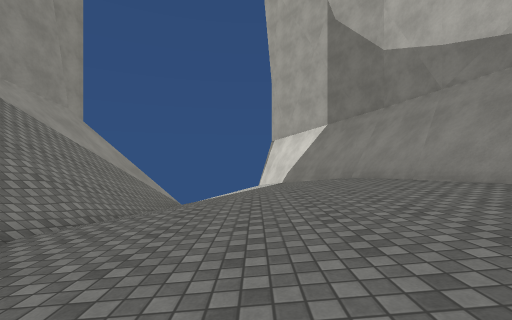
[1] (above)

16 first-person views from a walk through a 3-D level made in the Unity game engine. The camera is 1.2 m above the floor, looks level and sees 90° across. The floor is counted in squares, 2 m on a side. Each view is taken from the middle of a square. On the plan, view 1 faces up. The plan holds only what a view shows up to about 9 squares ahead; the rest is blank. The place goes on beyond the plan. The player is left out. Some animated figures are not drawn. Surface patterns are stand-ins for the level's own textures.

[2]
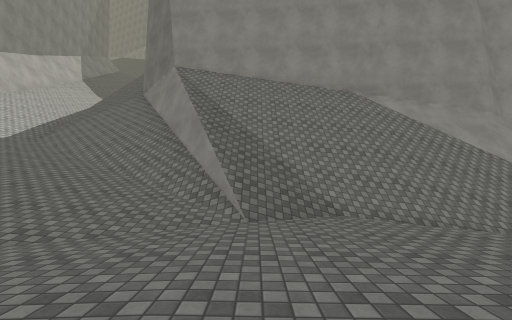

[3]
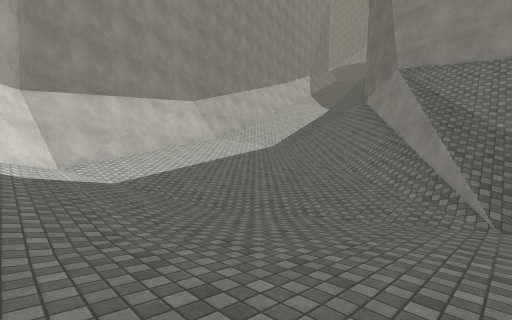

[4]
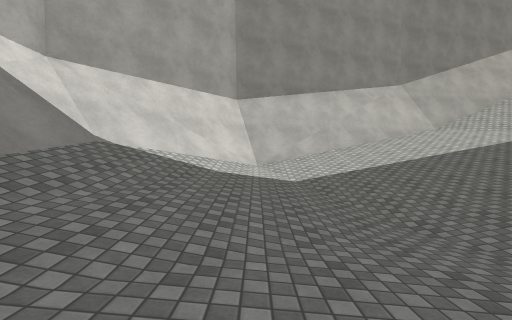

[5]
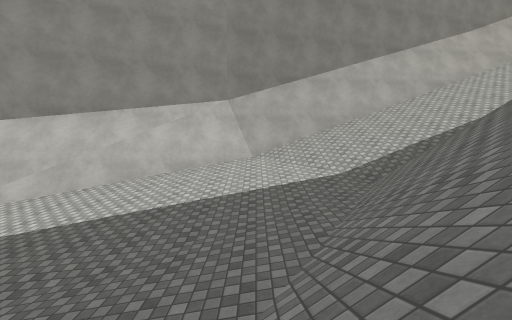

[6]
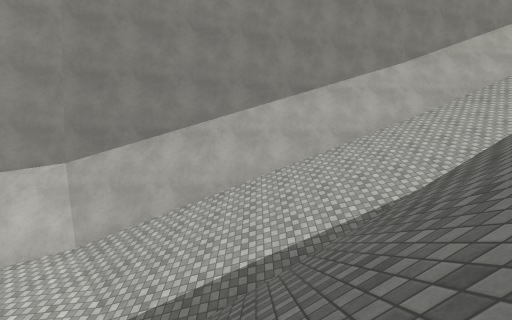

[7]
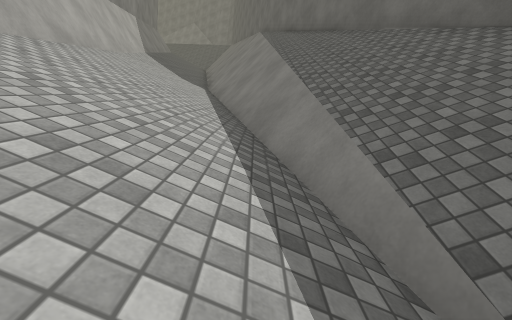

[8]
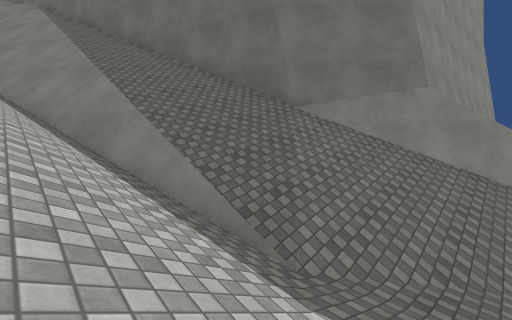

[9]
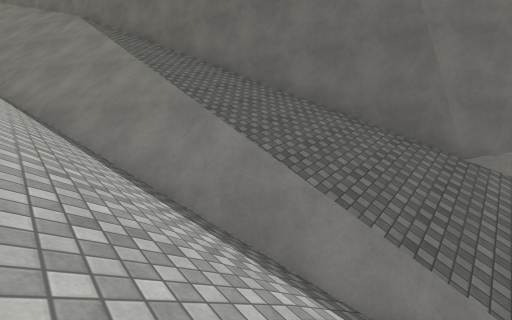

[10]
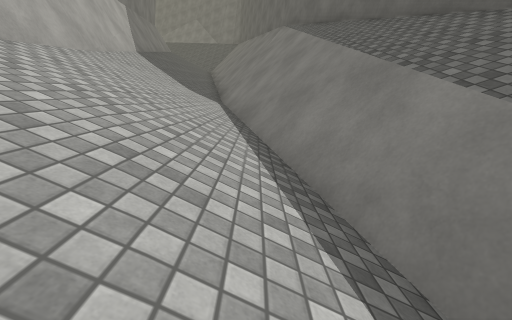

[11]
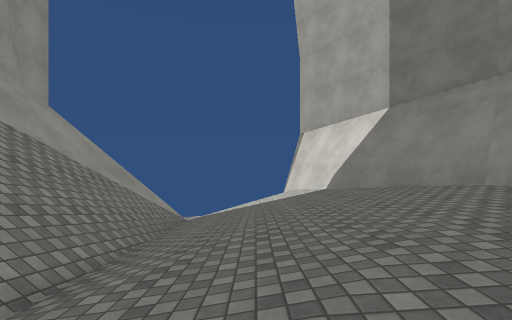

[12]
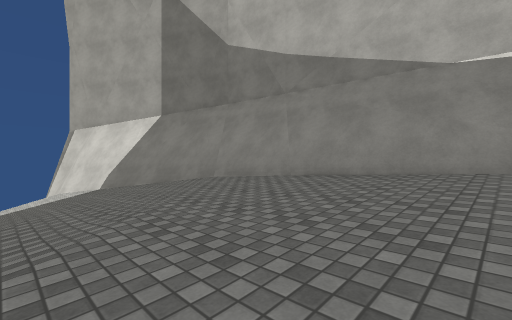

[13]
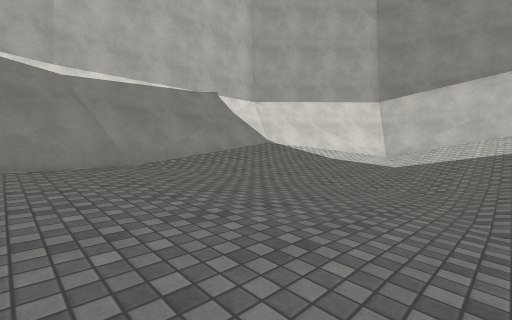

[14]
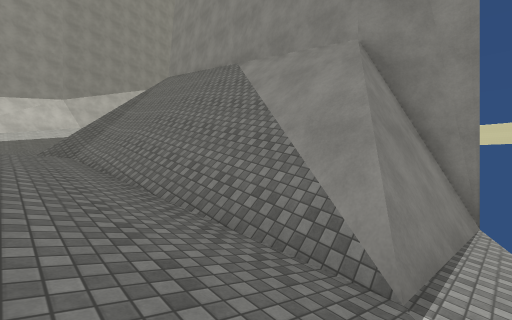

[15]
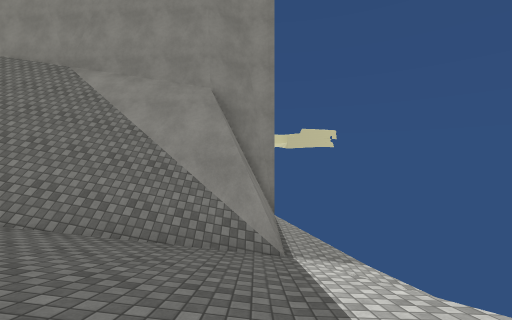

[16]
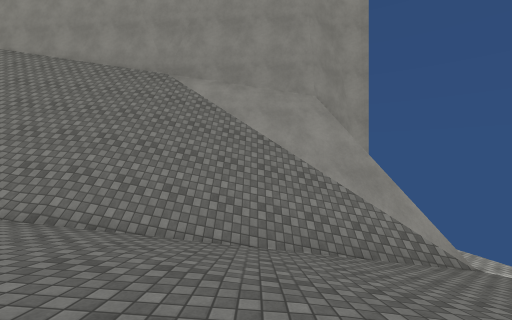

### Floor plan
Key: @ floor where view 1 was taken; # wall or solid block; . main floor; : floor 0.5 m higher than the main floor; - floor 0.5 m lower than the main floor; + floor 0.75 m higher than the main floor; _ floor 0.75 m lower than the main floor; * floor 1.25 m higher than the main floor; < floor 1.25 m lower than the main floor; % floor 1.5 m higher than the main floor; ( floor 1.5 m lower than the main floor; & floor 2 m higher than the main floor; $ floor 2.5 m higher than the main floor; ! floor 2.5 m lower than the main floor; ? floor 2.75 m lower than the main floor; / step, stairs or slope; = window, fence, low wall or low ledge; v drop or lower ground.
Columns run from 19 left of view 1 to 5 right of it. Each row starts with its distance up from view 1.
 13                     #
 12                  ?//#
 11               ??!/(<##
 10              ###////_#
  9              ###////-##
  8              ##////_-/#
  7              #/////-..##
  6             ##////_-..##
  5             #////_-...:#
  4             #////_....:#
  3             #////-...::##
  2             #////-...::##
  1            ##////=...::+#
  0            #////=..@.:++#
 -1            #//#//....::/#
 -2            ##///+:...:+/#
 -3          ###///*+:...:+/#
 -4        ###/////*++:.:+//#
 -5    #####//////%%*+++:+/##
 -6 ####/////////$&%%%**++##
 -7 #////////////////////##
 -8 vvvv####=//////////###
 -9 #####=//////////####
-10 #=///////////####
-11 /////////#####
-12 /////#####
-13 /#####
-14 ##

Where each view was taken, in squares from view 1:
view 1: 0 up, 0 right, facing up
view 2: 1 up, 2 right, facing left
view 3: 1 up, 3 right, facing down-left
view 4: 0 up, 2 right, facing down
view 5: 2 down, 5 left, facing down
view 6: 4 down, 9 left, facing down
view 7: 8 down, 7 left, facing left
view 8: 9 down, 6 left, facing up-left
view 9: 10 down, 9 left, facing up-left
view 10: 9 down, 10 left, facing left
view 11: 3 up, 1 left, facing up
view 12: 2 up, 1 left, facing up-right
view 13: 2 up, 1 left, facing down-right
view 14: 11 up, 1 left, facing down-left
view 15: 10 up, 1 right, facing left
view 16: 7 up, 1 right, facing left
